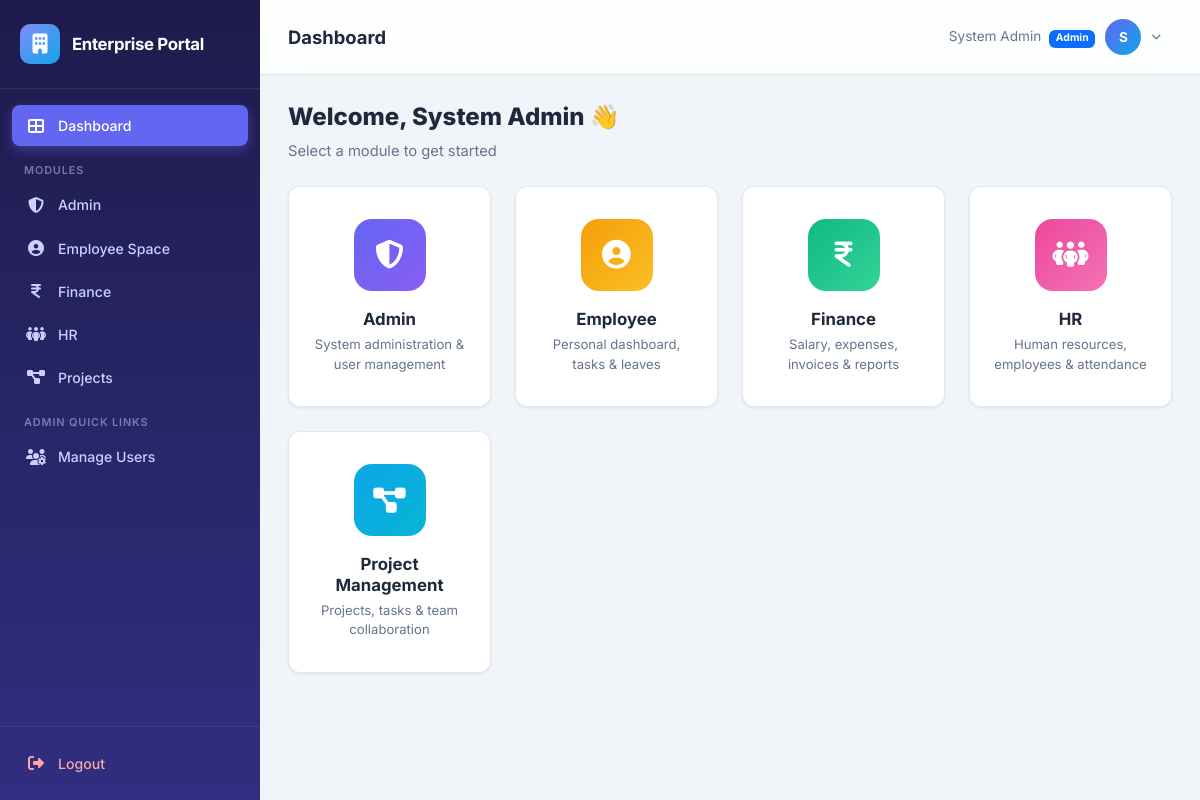
The app's page /dashboard (signed in) with its own data.
### app/models.py (models this page shows, shortened)
class Module(db.Model):
    __tablename__ = 'modules'
    id = db.Column(db.Integer, primary_key=True)
    name = db.Column(db.String(50), unique=True, nullable=False)
    slug = db.Column(db.String(50), unique=True, nullable=False)
    description = db.Column(db.String(200), default='')
    icon = db.Column(db.String(50), default='fas fa-cube')

class User(UserMixin, db.Model):
    __tablename__ = 'users'
    id = db.Column(db.Integer, primary_key=True)
    username = db.Column(db.String(80), unique=True, nullable=False, index=True)
    email = db.Column(db.String(120), unique=True, nullable=False)
    password_hash = db.Column(db.String(256), nullable=False)
    full_name = db.Column(db.String(150), nullable=False)
    phone = db.Column(db.String(20), default='')
    is_admin = db.Column(db.Boolean, default=False)
    is_active_user = db.Column(db.Boolean, default=True)
    must_change_password = db.Column(db.Boolean, default=False)
    created_at = db.Column(db.DateTime, default=datetime.utcnow)
    modules = db.relationship('Module', secondary='user_modules', backref=db.backref('users', lazy='dynamic'))
    employee = db.relationship('Employee', backref='user', uselist=False, lazy='joined')
    tasks_assigned = db.relationship('Task', backref='assignee', foreign_keys='Task.assigned_to')
    expenses = db.relationship('Expense', backref='submitter', foreign_keys='Expense.submitted_by')
    projects_created = db.relationship('Project', backref='creator', foreign_keys='Project.created_by')
    @property
    def is_active(self):
        return self.is_active_user

### app/__init__.py (the view)
    @app.route('/dashboard')
    @login_required
    def main_dashboard():
        from app.models import Module
        if current_user.is_admin:
            modules = Module.query.order_by(Module.name).all()
        else:
            modules = current_user.modules
        return render_template('dashboard.html', modules=modules)

### app/templates/dashboard.html (shortened to what this page needs)
{% extends "base.html" %}
{% block page_title %}Dashboard{% endblock %}
{% block content %}
<div class="mb-4">
    <h2 style="font-weight:800; font-size:1.5rem;">Welcome, {{ current_user.full_name }} 👋</h2>
    <p style="color:var(--text-secondary); font-size:0.92rem;">Select a module to get started</p>
</div>
<div class="row g-4">
    {% for mod in modules %}
    <div class="col-sm-6 col-lg-4 col-xl-3">
        {% if mod.slug == 'admin' %}
            <a href="{{ url_for('admin.dashboard') }}" class="module-card" data-module="admin" id="module-card-admin">
        {% elif mod.slug == 'hr' %}
            <a href="{{ url_for('hr.dashboard') }}" class="module-card" data-module="hr" id="module-card-hr">
        {% elif mod.slug == 'pm' %}
            <a href="{{ url_for('pm.dashboard') }}" class="module-card" data-module="pm" id="module-card-pm">
        {% elif mod.slug == 'finance' %}
            <a href="{{ url_for('finance.dashboard') }}" class="module-card" data-module="finance" id="module-card-finance">
        {% elif mod.slug == 'employee' %}
            <a href="{{ url_for('employee.dashboard') }}" class="module-card" data-module="employee" id="module-card-employee">
        {% endif %}
                <div class="module-icon">
                    <i class="{{ mod.icon }}"></i>
                </div>
                <h5>{{ mod.name }}</h5>
                <p>{{ mod.description }}</p>
            </a>
    </div>
    {% endfor %}
</div>
{% endblock %}

### app/templates/base.html (shortened to what this page needs)
<!DOCTYPE html>
<html lang="en">
<head>
    <link href="https://cdn.jsdelivr.net/npm/bootstrap@5.3.3/dist/css/bootstrap.min.css" rel="stylesheet">
    <link href="https://cdnjs.cloudflare.com/ajax/libs/font-awesome/6.5.1/css/all.min.css" rel="stylesheet">
    <link rel="stylesheet" href="{{ url_for('static', filename='css/style.css') }}">
</head>
<body>
    <aside id="sidebar" class="sidebar">
        <div class="sidebar-brand">
            <div class="brand-icon">
                <i class="fas fa-building"></i>
            </div>
            <h5>Enterprise Portal</h5>
        </div>
        <nav class="sidebar-nav">
            <a href="{{ url_for('main_dashboard') }}" class="nav-link">
                <i class="fas fa-th-large"></i>
                <span>Dashboard</span>
            </a>
            <div class="nav-label">Modules</div>
            {% for mod in user_modules %}
                {% if mod.slug == 'admin' %}
                <a href="{{ url_for('admin.dashboard') }}" class="nav-link" id="nav-admin">
                    <i class="fas fa-shield-halved"></i>
                    <span>Admin</span>
                </a>
                {% elif mod.slug == 'hr' %}
                <a href="{{ url_for('hr.dashboard') }}" class="nav-link" id="nav-hr">
                    <i class="fas fa-people-group"></i>
                    <span>HR</span>
                </a>
                {% elif mod.slug == 'pm' %}
                <a href="{{ url_for('pm.dashboard') }}" class="nav-link" id="nav-pm">
                    <i class="fas fa-diagram-project"></i>
                    <span>Projects</span>
                </a>
                {% elif mod.slug == 'finance' %}
                <a href="{{ url_for('finance.dashboard') }}" class="nav-link" id="nav-finance">
                    <i class="fas fa-indian-rupee-sign"></i>
                    <span>Finance</span>
                </a>
                {% elif mod.slug == 'employee' %}
                <a href="{{ url_for('employee.dashboard') }}" class="nav-link" id="nav-employee">
                    <i class="fas fa-user-circle"></i>
                    <span>Employee Space</span>
                </a>
                {% endif %}
            {% endfor %}
            {% if current_user.is_admin %}
            <div class="nav-label">Admin Quick Links</div>
            <a href="{{ url_for('admin.users') }}" class="nav-link">
                <i class="fas fa-users-cog"></i>
                <span>Manage Users</span>
            </a>
            {% endif %}
        </nav>
        <div class="sidebar-footer">
            <a href="{{ url_for('auth.logout') }}" class="nav-link">
                <i class="fas fa-right-from-bracket"></i>
                <span>Logout</span>
            </a>
        </div>
    </aside>
    <div class="main-content">
        <header class="top-navbar">
            <div class="d-flex align-items-center gap-3">
                <h1 class="page-title">{% block page_title %}Dashboard{% endblock %}</h1>
            </div>
            <div class="user-dropdown">
                <button class="user-dropdown-toggle" id="userDropdownBtn" type="button">
                    <span class="d-none d-md-inline" style="font-size:0.85rem; color: var(--text-secondary);">
                        {{ current_user.full_name }}
                        {% if current_user.is_admin %}
                            <span class="badge bg-primary ms-1" style="font-size:0.65rem;">Admin</span>
                        {% endif %}
                    </span>
                    <div class="user-avatar">
                        {{ current_user.full_name[0] | upper }}
                    </div>
                    <i class="fas fa-chevron-down" style="font-size:0.6rem; color:var(--text-secondary);"></i>
                </button>
            </div>
        </header>
        <div class="page-body">
            {% block content %}{% endblock %}
        </div>
    </div>
</body>
</html>

### records on screen
Module: name "Admin", description "System administration & user management"
Module: name "Employee", description "Personal dashboard, tasks & leaves"
Module: name "Finance", description "Salary, expenses, invoices & reports"
Module: name "HR", description "Human resources, employees & attendance"
Module: name "Project Management", description "Projects, tasks & team collaboration"
User: full_name "System Admin", full_name "S"
